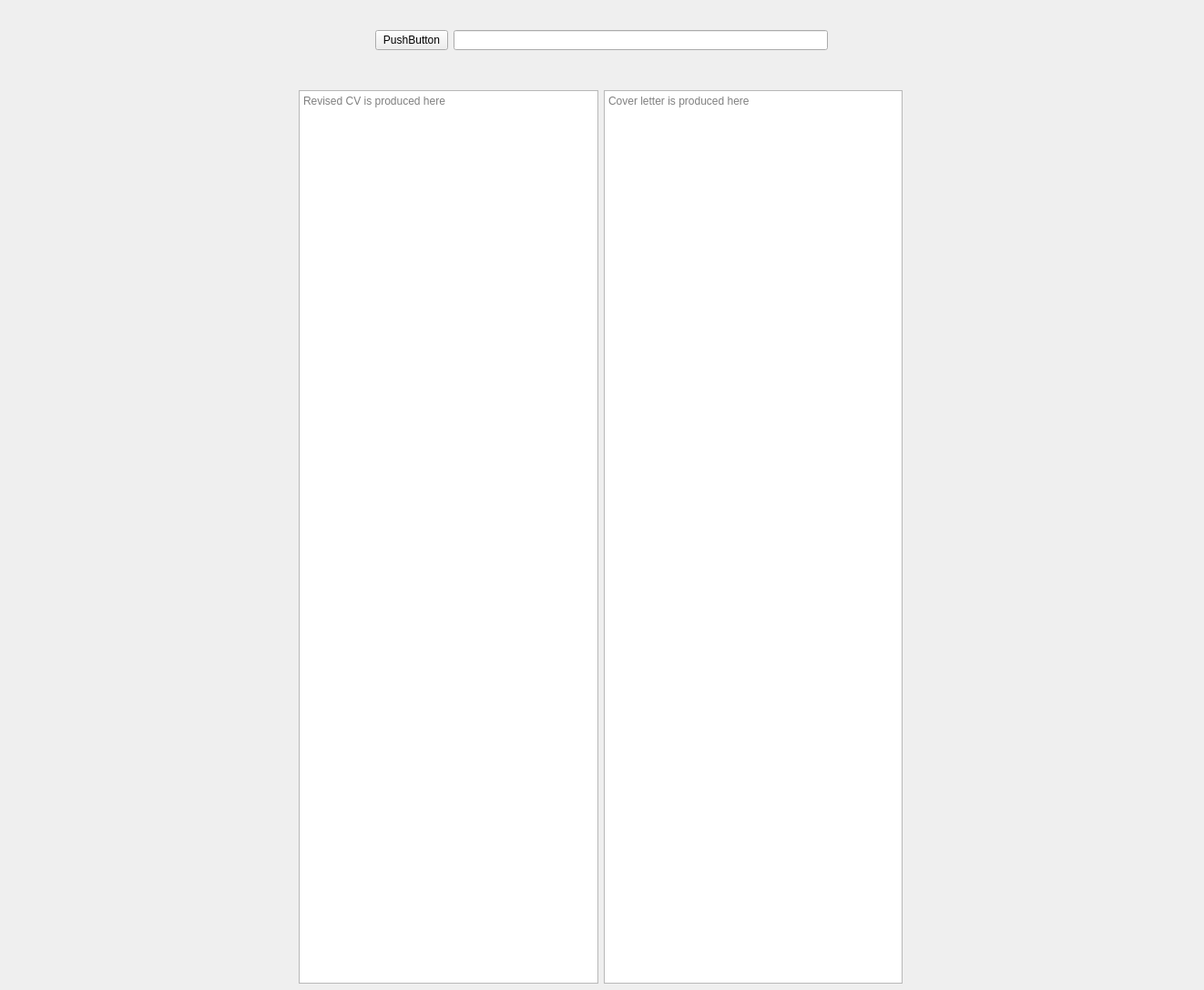
<?xml version="1.0" encoding="UTF-8"?>
<ui version="4.0">
 <class>Widget</class>
 <widget class="QWidget" name="Widget">
  <property name="geometry">
   <rect>
    <x>0</x>
    <y>0</y>
    <width>1322</width>
    <height>1087</height>
   </rect>
  </property>
  <property name="windowTitle">
   <string>Widget</string>
  </property>
  <widget class="QWidget" name="widget" native="true">
   <property name="geometry">
    <rect>
     <x>0</x>
     <y>0</y>
     <width>1321</width>
     <height>80</height>
    </rect>
   </property>
   <widget class="QWidget" name="horizontalLayoutWidget_2">
    <property name="geometry">
     <rect>
      <x>0</x>
      <y>-1</y>
      <width>1321</width>
      <height>91</height>
     </rect>
    </property>
    <layout class="QHBoxLayout" name="horizontalLayout_2">
     <item>
      <spacer name="horizontalSpacer_3">
       <property name="orientation">
        <enum>Qt::Horizontal</enum>
       </property>
       <property name="sizeHint" stdset="0">
        <size>
         <width>40</width>
         <height>20</height>
        </size>
       </property>
      </spacer>
     </item>
     <item>
      <widget class="QPushButton" name="pushButton">
       <property name="text">
        <string>PushButton</string>
       </property>
      </widget>
     </item>
     <item>
      <widget class="QLineEdit" name="lineEdit">
       <property name="dragEnabled">
        <bool>true</bool>
       </property>
       <property name="readOnly">
        <bool>true</bool>
       </property>
      </widget>
     </item>
     <item>
      <spacer name="horizontalSpacer_4">
       <property name="orientation">
        <enum>Qt::Horizontal</enum>
       </property>
       <property name="sizeHint" stdset="0">
        <size>
         <width>40</width>
         <height>20</height>
        </size>
       </property>
      </spacer>
     </item>
    </layout>
   </widget>
  </widget>
  <widget class="QWidget" name="horizontalLayoutWidget">
   <property name="geometry">
    <rect>
     <x>-1</x>
     <y>99</y>
     <width>1321</width>
     <height>981</height>
    </rect>
   </property>
   <layout class="QHBoxLayout" name="horizontalLayout">
    <item>
     <spacer name="horizontalSpacer">
      <property name="orientation">
       <enum>Qt::Horizontal</enum>
      </property>
      <property name="sizeHint" stdset="0">
       <size>
        <width>40</width>
        <height>20</height>
       </size>
      </property>
     </spacer>
    </item>
    <item>
     <widget class="QTextEdit" name="textEdit">
      <property name="readOnly">
       <bool>true</bool>
      </property>
      <property name="placeholderText">
       <string>Revised CV is produced here</string>
      </property>
     </widget>
    </item>
    <item>
     <widget class="QTextEdit" name="textEdit_2">
      <property name="readOnly">
       <bool>true</bool>
      </property>
      <property name="placeholderText">
       <string>Cover letter is produced here</string>
      </property>
     </widget>
    </item>
    <item>
     <spacer name="horizontalSpacer_2">
      <property name="orientation">
       <enum>Qt::Horizontal</enum>
      </property>
      <property name="sizeHint" stdset="0">
       <size>
        <width>40</width>
        <height>20</height>
       </size>
      </property>
     </spacer>
    </item>
   </layout>
  </widget>
 </widget>
 <resources/>
 <connections/>
</ui>
